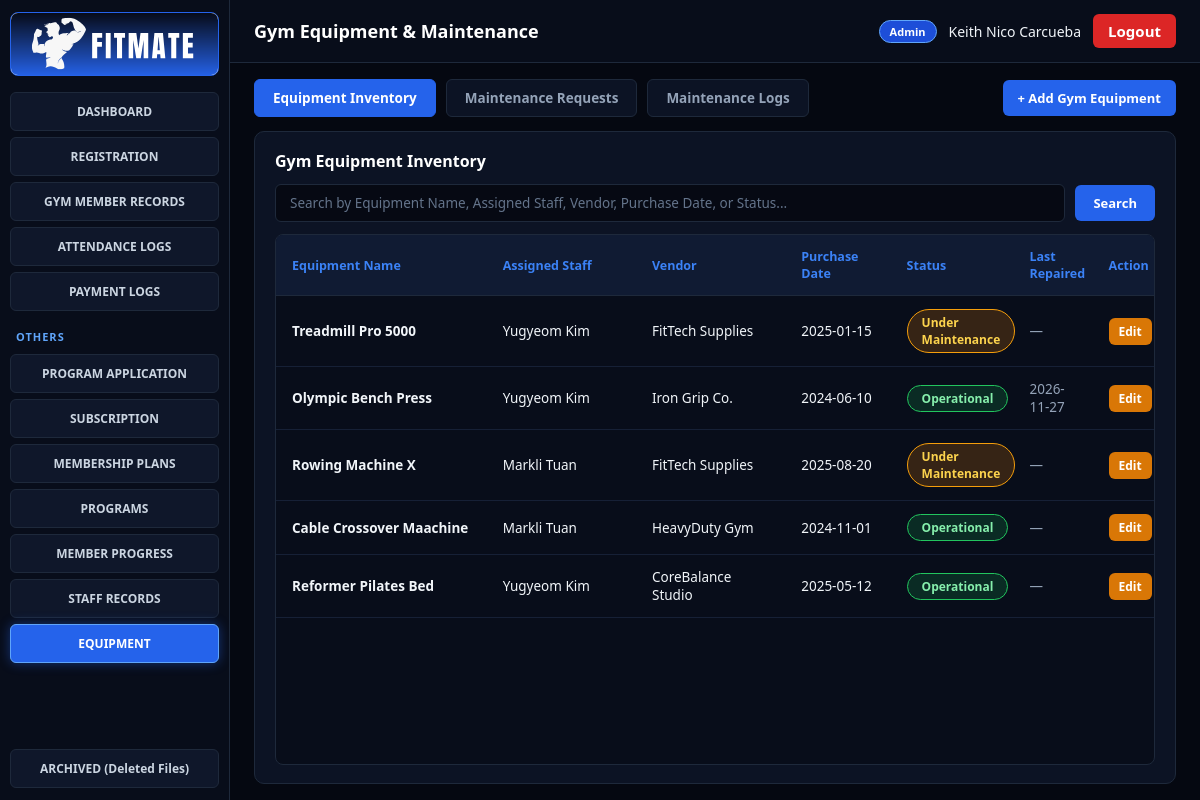
Page /fitness/equipment.php (signed in) on the committed database.
### tables this page shows
CREATE TABLE `equipment` (
  `EquipmentID` varchar(15) NOT NULL,
  `StaffID` varchar(15) NOT NULL,
  `EquipmentName` varchar(100) NOT NULL,
  `EquipmentStatus` varchar(50) NOT NULL,
  `PurchaseDate` date NOT NULL,
  `Vendor` varchar(100) NOT NULL
);

### fitness/equipment.php (the view, shortened to what this page needs)
<?php
require_once __DIR__ . '/../config/db.php';
$activeTab = $_GET['tab'] ?? 'equipment';
$pdo->exec("
    UPDATE equipment e
    SET e.EquipmentStatus = CASE
        WHEN EXISTS (
            SELECT 1 FROM maintenance_log ml
            WHERE ml.EquipmentID = e.EquipmentID
              AND ml.RepairStatus IN ('Pending', 'In Progress')
        ) THEN 'Under Maintenance'
        ELSE 'Operational'
    END
");
$equipmentList = $pdo->query("
    SELECT
        e.*,
        CONCAT(gs.FirstName, ' ', gs.LastName) AS StaffName,
        (
            SELECT MAX(ml.DateRepaired)
            FROM maintenance_log ml
            WHERE ml.EquipmentID = e.EquipmentID AND ml.RepairStatus = 'Repaired'
        ) AS LastRepairedDate
    FROM equipment e
    LEFT JOIN gym_staff gs ON e.StaffID = gs.StaffID
    ORDER BY CAST(SUBSTRING(e.EquipmentID, 3) AS UNSIGNED) ASC
")->fetchAll(PDO::FETCH_ASSOC);
$editEquipment = null;
$editLog = null;
include __DIR__ . '/../includes/header.php';
?>
<div class="top-action-bar">
    <div class="eq-tabs">
        <a href="equipment.php?tab=equipment" class="eq-tab-btn <?= $activeTab === 'equipment' ? 'active' : '' ?>">
            Equipment Inventory
        </a>
        <a href="equipment.php?tab=active" class="eq-tab-btn <?= $activeTab === 'active' ? 'active' : '' ?>">
            Maintenance Requests
        </a>
        <a href="equipment.php?tab=logs" class="eq-tab-btn <?= $activeTab === 'logs' ? 'active' : '' ?>">
            Maintenance Logs
        </a>
    </div>
    <?php if ($activeTab === 'equipment'): ?>
        <button type="button" class="btn btn-primary" onclick="toggleFormDrawer('eqFormDrawer')">
            <?= $editEquipment ? 'Editing ' . htmlspecialchars($editEquipment['EquipmentName']) : '+ Add Gym Equipment' ?>
        </button>
    <?php elseif ($activeTab === 'active'): ?>
        <button type="button" class="btn btn-primary" onclick="toggleFormDrawer('logFormDrawer')">
            <?= $editLog ? 'Editing Maintenance Request' : '+ Report Maintenance' ?>
        </button>
    <?php endif; ?>
</div>
<?php if ($activeTab === 'equipment'): ?>
    <div class="history-card">
        <div class="card-header-flex">
            <h3>Gym Equipment Inventory</h3>
        </div>
        <div class="search-bar">
            <input type="text" id="liveEqSearch" onkeyup="filterEqTable()" oninput="filterEqTable()" placeholder="Search by Equipment Name, Assigned Staff, Vendor, Purchase Date, or Status...">
            <button type="button" class="btn btn-primary" onclick="filterEqTable()">Search</button>
        </div>
        <div class="lh-table-wrap">
            <table class="lh-table">
                <thead>
                    <tr>
                        <th style="width: 24%;">Equipment Name</th>
                        <th style="width: 17%;">Assigned Staff</th>
                        <th style="width: 17%;">Vendor</th>
                        <th style="width: 12%;">Purchase Date</th>
                        <th style="width: 14%;">Status</th>
                        <th style="width: 9%;">Last Repaired</th>
                        <th style="width: 7%;">Action</th>
                    </tr>
                </thead>
                <tbody id="eqTableBody">
                    <?php if (empty($equipmentList)): ?>
                        <tr><td colspan="7" style="text-align:center; color:#94a3b8;">No equipment records found.</td></tr>
                    <?php else: foreach ($equipmentList as $eq):
                        $st = $eq['EquipmentStatus'] ?? 'Operational';
                        $pillClass = ($st === 'Operational') ? 'pill-green' : 'pill-amber';
                    ?>
                        <tr class="eq-row">
                            <td style="width: 24%;"><strong><?= htmlspecialchars($eq['EquipmentName']) ?></strong></td>
                            <td style="width: 17%;"><?= htmlspecialchars($eq['StaffName'] ?? '—') ?></td>
                            <td style="width: 17%;"><?= htmlspecialchars($eq['Vendor'] ?? '—') ?></td>
                            <td style="width: 12%;"><?= htmlspecialchars($eq['PurchaseDate'] ?? '—') ?></td>
                            <td style="width: 14%;"><span class="<?= $pillClass ?>"><?= htmlspecialchars($st) ?></span></td>
                            <td style="width: 9%; color:#94a3b8;"><?= htmlspecialchars($eq['LastRepairedDate'] ?? '—') ?></td>
                            <td style="width: 7%;">
                                <a href="equipment.php?tab=equipment&edit_eq=<?= urlencode($eq['EquipmentID']) ?>" class="btn btn-warning btn-sm">Edit</a>
                            </td>
                        </tr>
                    <?php endforeach; endif; ?>
                </tbody>
            </table>
        </div>
    </div>
<?php endif; ?>
<?php include __DIR__ . '/../includes/footer.php'; ?>

### assets/css/style.css (style rules this page uses)
:root { color-scheme: dark; }
* { box-sizing: border-box; margin: 0; padding: 0; font-family: 'Segoe UI', Tahoma, Geneva, Verdana, sans-serif; }
body { background: #050811; color: #f1f5f9; }
.form-group input::placeholder, .search-bar input::placeholder { color: #64748b; }
.search-bar { display: flex; gap: 8px; margin-bottom: 14px; }
.search-bar input { flex: 1; padding: 9px 12px; background: #060a14; color: #ffffff; border: 1px solid #2563eb; border-radius: 6px; font-size: 13px; }
.btn { display: inline-block; padding: 9px 15px; border: none; border-radius: 6px; font-size: 13px; font-weight: 600; cursor: pointer; text-decoration: none; transition: 0.15s; }
.btn-primary { background: #2563eb; color: #ffffff; }
.btn-warning { background: #d97706; color: #ffffff; }
.btn-sm { padding: 5px 10px; font-size: 12px; }

### fitness/equipment.php (style rules this page uses)
.top-action-bar { display: flex; justify-content: space-between; align-items: center; flex-shrink: 0; gap: 12px; }
.eq-tabs { display: flex; gap: 10px; align-items: center; }
.eq-tab-btn { padding: 9px 18px; border-radius: 6px; font-size: 13.5px; font-weight: 600; text-decoration: none; background: #0c1324; border: 1px solid #1e293b; color: #94a3b8; transition: all 0.2s ease; }
.eq-tab-btn.active { background: #2563eb; border-color: #2563eb; color: #ffffff; }
.history-card { background: #0c1324; border: 1px solid #1e293b; border-radius: 10px; padding: 18px 20px; display: flex; flex-direction: column; flex: 1; min-height: 0; overflow: hidden; margin-bottom: 0 !important; }
.card-header-flex { display: flex; justify-content: space-between; align-items: center; gap: 12px; margin-bottom: 12px; flex-shrink: 0; }
.card-header-flex h3 { margin: 0; font-size: 16px; font-weight: 700; color: #ffffff; }
.search-bar { display: flex; gap: 10px; margin-bottom: 12px; align-items: center; flex-shrink: 0; }
.search-bar input { flex: 1; background: #060913 !important; border: 1px solid #1e293b !important; color: #f1f5f9 !important; padding: 9px 14px !important; border-radius: 6px !important; font-size: 13.5px !important; outline: none !important; }
.search-bar button { padding: 9px 18px !important; border-radius: 6px !important; font-weight: 600 !important; }
.lh-table-wrap { border: 1px solid #1e293b; border-radius: 8px; background: #080d1a; overflow: hidden; display: flex; flex-direction: column; flex: 1; min-height: 0; }
.lh-table { width: 100%; border-collapse: collapse; display: flex; flex-direction: column; flex: 1; min-height: 0; }
.lh-table thead { flex-shrink: 0; background: #101b33; border-bottom: 1px solid #1e293b; }
.lh-table thead tr, .lh-table tbody tr { display: table; width: 100%; table-layout: fixed; }
.lh-table tbody { display: block; overflow-y: auto; width: 100%; flex: 1; min-height: 0; }
.lh-table th { padding: 13px 16px; text-align: left; font-size: 12.5px; font-weight: 700; color: #3b82f6; background: #101b33; }
.lh-table td { padding: 13px 16px; font-size: 13.5px; color: #f1f5f9; border-bottom: 1px solid #162036; vertical-align: middle; }
.pill-green { display: inline-block; padding: 4px 14px; border-radius: 999px; font-size: 12px; font-weight: 600; background: rgba(22, 163, 74, 0.2); border: 1px solid #22c55e; color: #86efac; }
.pill-amber { display: inline-block; padding: 4px 14px; border-radius: 999px; font-size: 12px; font-weight: 600; background: rgba(217, 119, 6, 0.22); border: 1px solid #f59e0b; color: #fcd34d; }

### rows in the picture
equipment: EquipmentName "Treadmill Pro 5000", StaffName "Yugyeom Kim", Vendor "FitTech Supplies", PurchaseDate "2025-01-15", EquipmentStatus "Under Maintenance", LastRepairedDate "—"
equipment: EquipmentName "Olympic Bench Press", StaffName "Yugyeom Kim", Vendor "Iron Grip Co.", PurchaseDate "2024-06-10", EquipmentStatus "Operational", LastRepairedDate "2026-11-27"
equipment: EquipmentName "Rowing Machine X", StaffName "Markli Tuan", Vendor "FitTech Supplies", PurchaseDate "2025-08-20", EquipmentStatus "Under Maintenance", LastRepairedDate "—"
equipment: EquipmentName "Cable Crossover Maachine", StaffName "Markli Tuan", Vendor "HeavyDuty Gym", PurchaseDate "2024-11-01", EquipmentStatus "Operational", LastRepairedDate "—"
equipment: EquipmentName "Reformer Pilates Bed", StaffName "Yugyeom Kim", Vendor "CoreBalance Studio", PurchaseDate "2025-05-12", EquipmentStatus "Operational", LastRepairedDate "—"

### other values in the picture
$page_title "Gym Equipment & Maintenance"
$_SESSION['role'] "Admin"
$_SESSION['staff_name'] "Keith Nico Carcueba"
